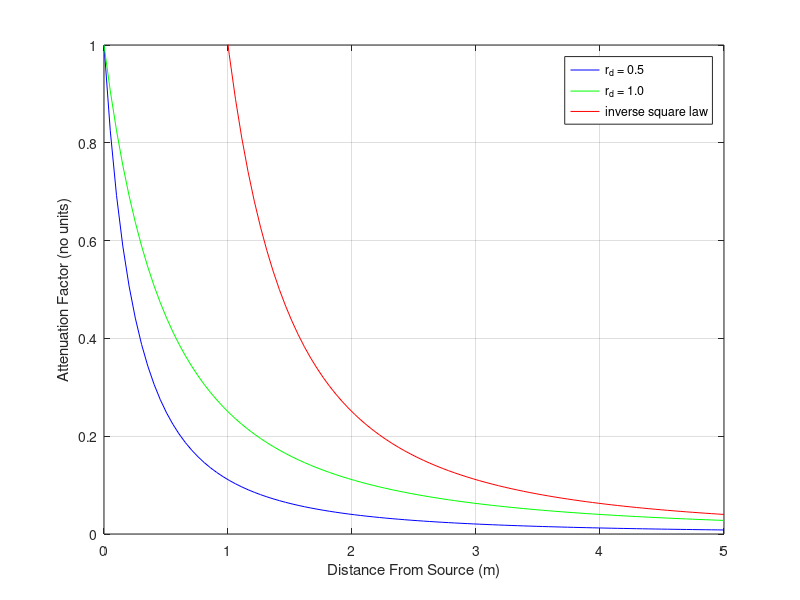

This chart was generated by the following MATLAB code:
clear;
close all;

r = linspace(0, 5, 100);
rd = 0.5;
fatt = 1./((r/rd + 1).^2);

rd = 1;
fatt1 = 1./((r/rd + 1).^2);

figure();
plot(r, fatt, 'b-'); hold on;
plot(r, fatt1, 'g-');
plot(r, 1./(r.^2), 'r-');

grid on;
xlabel('Distance From Source (m)')
ylabel('Attenuation Factor (no units)')
ylim([0,1]);

legend('r_d = 0.5', 'r_d = 1.0', 'inverse square law');
